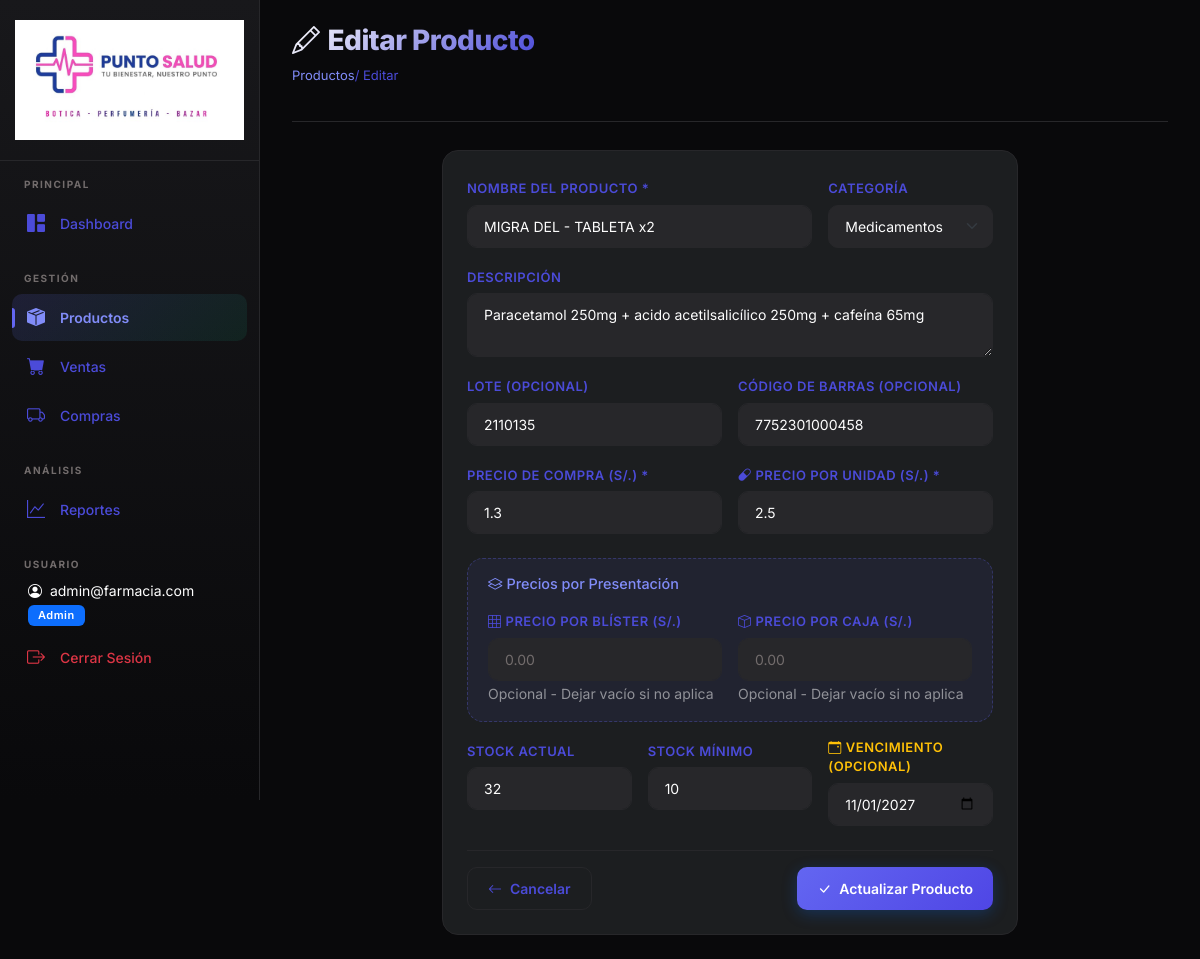
Page /productos/205/editar (signed in) on the earlier database version.
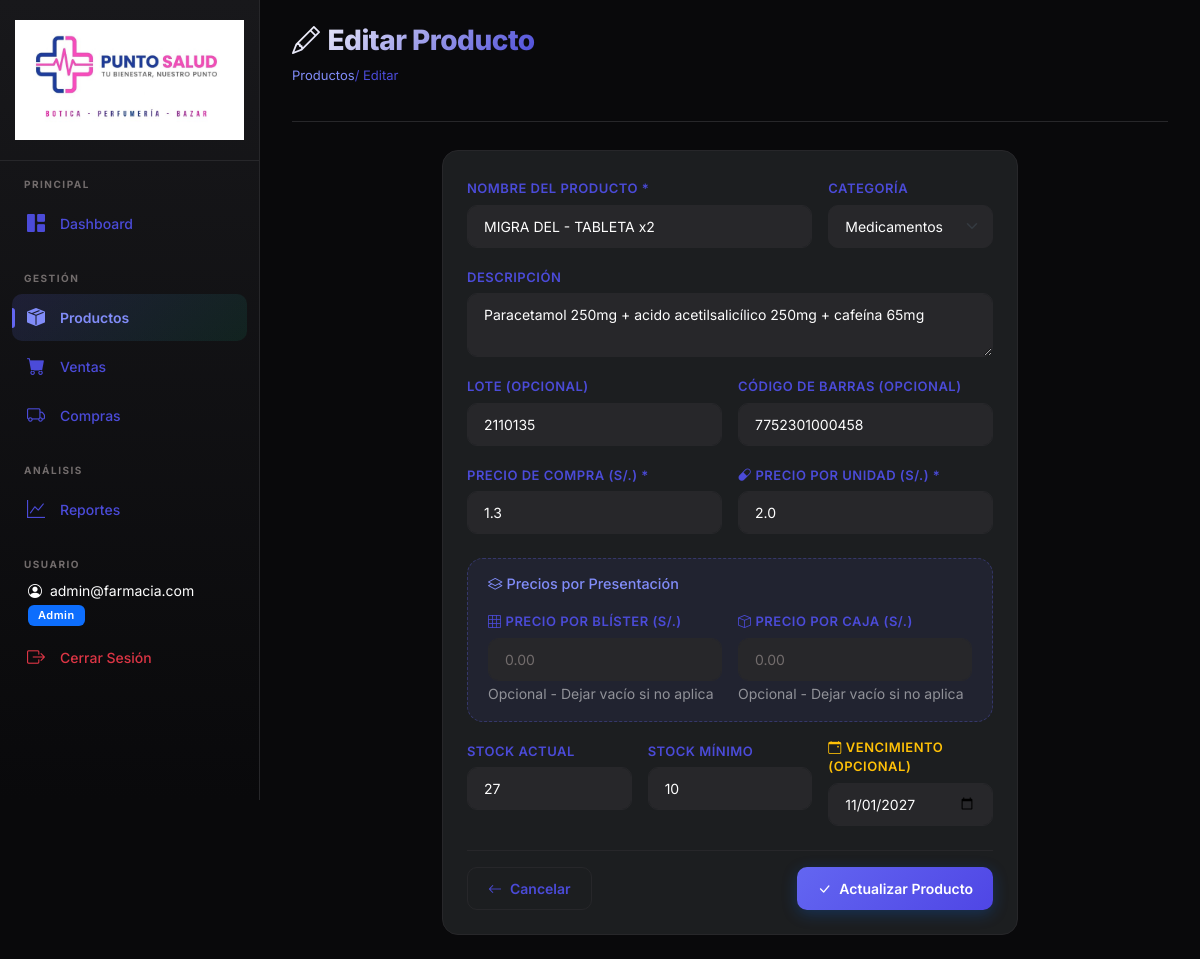
Same page on the later database version.
### models.py (models this page shows, shortened)
class Producto(db.Model):
    __tablename__ = 'productos'
    id = db.Column(db.Integer, primary_key=True)
    nombre = db.Column(db.String(200), nullable=False)
    descripcion = db.Column(db.Text, nullable=True)
    categoria = db.Column(db.String(100), nullable=True, default='General')
    lote = db.Column(db.String(100), nullable=True)
    codigo_barras = db.Column(db.String(100), nullable=True, index=True)
    precio_compra = db.Column(db.Float, nullable=False, default=0.0)
    precio_venta = db.Column(db.Float, nullable=False, default=0.0)
    stock = db.Column(db.Integer, nullable=False, default=0)
    stock_minimo = db.Column(db.Integer, nullable=False, default=5)
    fecha_vencimiento = db.Column(db.Date, nullable=True)
    precio_blister = db.Column(db.Float, nullable=True, default=0.0)
    precio_caja = db.Column(db.Float, nullable=True, default=0.0)
    fecha_creacion = db.Column(db.DateTime, default=datetime.now)
    detalles_venta = db.relationship('DetalleVenta', backref='producto', lazy=True)
    detalles_compra = db.relationship('DetalleCompra', backref='producto', lazy=True)

### app.py (the view, shortened to what this page needs)
@app.route('/productos/<int:id>/editar', methods=['GET', 'POST'])
@login_required
def producto_editar(id):
    if not current_user.is_admin:
        flash('No tienes permisos para realizar esta acción.', 'danger')
        return redirect(url_for('productos_lista'))
    producto = Producto.query.get_or_404(id)
    return render_template('productos/formulario.html', producto=producto)

### app.py (called while the page is built)
@login_manager.user_loader
def load_user(user_id):
    return Usuario.query.get(int(user_id))

### models.py (called while the page is built)
    @property
    def is_admin(self):
        return self.rol == 'admin'

### templates/productos/formulario.html (shortened to what the changed rows need)
{% extends "base.html" %}
{% block content %}
<div class="page-header">
    <div>
        <h1><i class="bi bi-{{ 'pencil' if producto else 'plus-lg' }} me-2"></i>{{ 'Editar' if producto else 'Nuevo' }}
            Producto</h1>
    </div>
</div>
<div class="row justify-content-center">
    <div class="col-md-8">
        <div class="card">
            <div class="card-body p-4">
                <form method="POST" id="form-producto">
                    <div class="row g-3">
                        <div class="col-md-8">
                            <label class="form-label">Nombre del Producto *</label>
                            <input type="text" name="nombre" class="form-control" required
                                value="{{ producto.nombre if producto else '' }}" placeholder="Ej: Paracetamol 500mg"
                                id="input-nombre">
                        </div>
                                {% set categorias = ['General', 'Medicamentos', 'Vitaminas', 'Higiene', 'Cuidado
                                Personal', 'Bebé', 'Primeros Auxilios', 'Equipos Médicos'] %}
                        <div class="col-12">
                            <label class="form-label">Descripción</label>
                            <textarea name="descripcion" class="form-control" rows="2"
                                placeholder="Descripción del producto (opcional)"
                                id="input-descripcion">{{ producto.descripcion if producto else '' }}</textarea>
                        </div>
                        <div class="col-md-6">
                            <label class="form-label">Lote (Opcional)</label>
                            <input type="text" name="lote" class="form-control"
                                value="{{ producto.lote if producto and producto.lote else '' }}"
                                placeholder="Ej: Lote ABC-1234" id="input-lote">
                        </div>
                        <div class="col-md-6">
                            <label class="form-label">Código de Barras (Opcional)</label>
                            <input type="text" name="codigo_barras" class="form-control"
                                value="{{ producto.codigo_barras if producto and producto.codigo_barras else '' }}"
                                placeholder="Ej: 775123456789" id="input-codigo-barras">
                        </div>
                        <div class="col-md-6">
                            <label class="form-label">Precio de Compra (S/.) *</label>
                            <input type="number" name="precio_compra" class="form-control" step="0.01" min="0" required
                                value="{{ producto.precio_compra if producto else '' }}" placeholder="0.00"
                                id="input-precio-compra">
                        </div>
                        <div class="col-md-6">
                            <label class="form-label" id="label-precio-venta">Precio de Venta (S/.) *</label>
                            <input type="number" name="precio_venta" class="form-control" step="0.01" min="0" required
                                value="{{ producto.precio_venta if producto else '' }}" placeholder="0.00"
                                id="input-precio-venta">
                        </div>
                        <div class="col-md-4">
                            <label class="form-label">Stock Actual</label>
                            <input type="number" name="stock" class="form-control" min="0"
                                value="{{ producto.stock if producto else 0 }}" id="input-stock">
                        </div>
                        <div class="col-md-4">
                            <label class="form-label">Stock Mínimo</label>
                            <input type="number" name="stock_minimo" class="form-control" min="0"
                                value="{{ producto.stock_minimo if producto else 5 }}" id="input-stock-minimo">
                        </div>
                        <div class="col-md-4">
                            <label class="form-label text-warning"><i class="bi bi-calendar-event me-1"></i>Vencimiento
                                (Opcional)</label>
                            <input type="date" name="fecha_vencimiento" class="form-control"
                                value="{{ producto.fecha_vencimiento.strftime('%Y-%m-%d') if producto and producto.fecha_vencimiento else '' }}"
                                id="input-fecha-vencimiento">
                        </div>
                    </div>
                </form>
            </div>
        </div>
    </div>
</div>
{% endblock %}

Differences in the rows shown:
changed Producto "MIGRA DEL - TABLETA x2": precio_venta "2.5" → "2.0"; stock "32" → "27"
